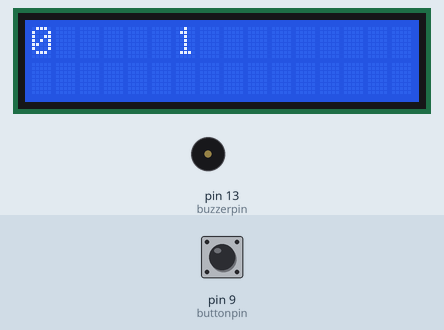
The sketch below on a simulated Arduino Uno, built with avr-gcc and run on an emulated ATmega328P. On the bench: 16×2 character LCD, buzzer (waves = sounding). The inputs (shaded band) are chosen by the test bench; at power-on: pin 9 (buttonpin) LOW. Random numbers use the default seed unless the sketch sets one.

Above: at 0.1 s.
At 1.6 s:
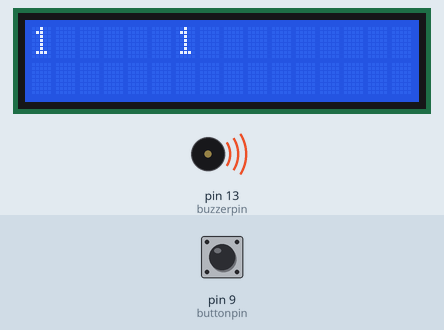
1.7 s: pin 9 (buttonpin) pulled HIGH for 0.15 s
At 2.7 s:
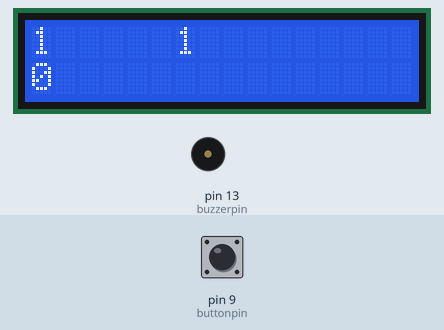
Timing chart, 0 to 4.7 s (numbered marks = the images above; inputs shaded):
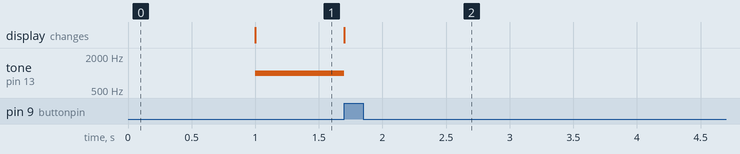

The sketch:

reactiontimer.ino
```cpp
// Reaction Timer
// Louis Sullivan 119363083

// include the library code:
#include <LiquidCrystal.h>

// random number
long randomnumber;
// pins for output/input
#define buttonpin 9
#define buzzerpin 13
// state of button
int buttonstate = 0;
// set timer
int reactiontime  = 0;

// initialize the library by associating any needed LCD interface pin
// with the arduino pin number it is connected to
const int rs = 12, en = 11, d4 = 5, d5 = 4, d6 = 3, d7 = 2;
LiquidCrystal lcd(rs, en, d4, d5, d6, d7);

void setup() {
  // get new random number generation
  randomSeed(analogRead(0));
  lcd.begin(16, 2);
  pinMode(buzzerpin, OUTPUT);
  pinMode(buttonpin, INPUT);
  // random number between 1 and 9
  randomnumber = random(1, 9);
}

void loop() {
  // set where timer is printed
  lcd.setCursor(0, 0);
  // get the time elapsed in seconds
  lcd.print(millis() / 1000);
  // where to print the random number
  lcd.setCursor(6, 0);
  // print random number
  lcd.print(randomnumber);
  // if the time elapsed equals the random number selected
  if ((millis() / 1000) == randomnumber){
    // turn on the buzzer
    tone(buzzerpin, 1000);
  }
  // read in the buttons current state
  buttonstate = digitalRead(buttonpin);
  // if the button is pressed
  if (buttonstate == HIGH){
    // where to print reaction time
    lcd.setCursor(0, 1);
    // set reaction time equal to time elapsed minus random number
    reactiontime = (millis() / 1000) - randomnumber;
    // print the reactiontime
    lcd.print(reactiontime);
    // turn off buzzer
    noTone(buzzerpin);
    delay(10000);
  }
}
```

Measured:
- after the input at 1.7 s, tone on pin 13 (buzzerpin): 1000 Hz → silent at once
